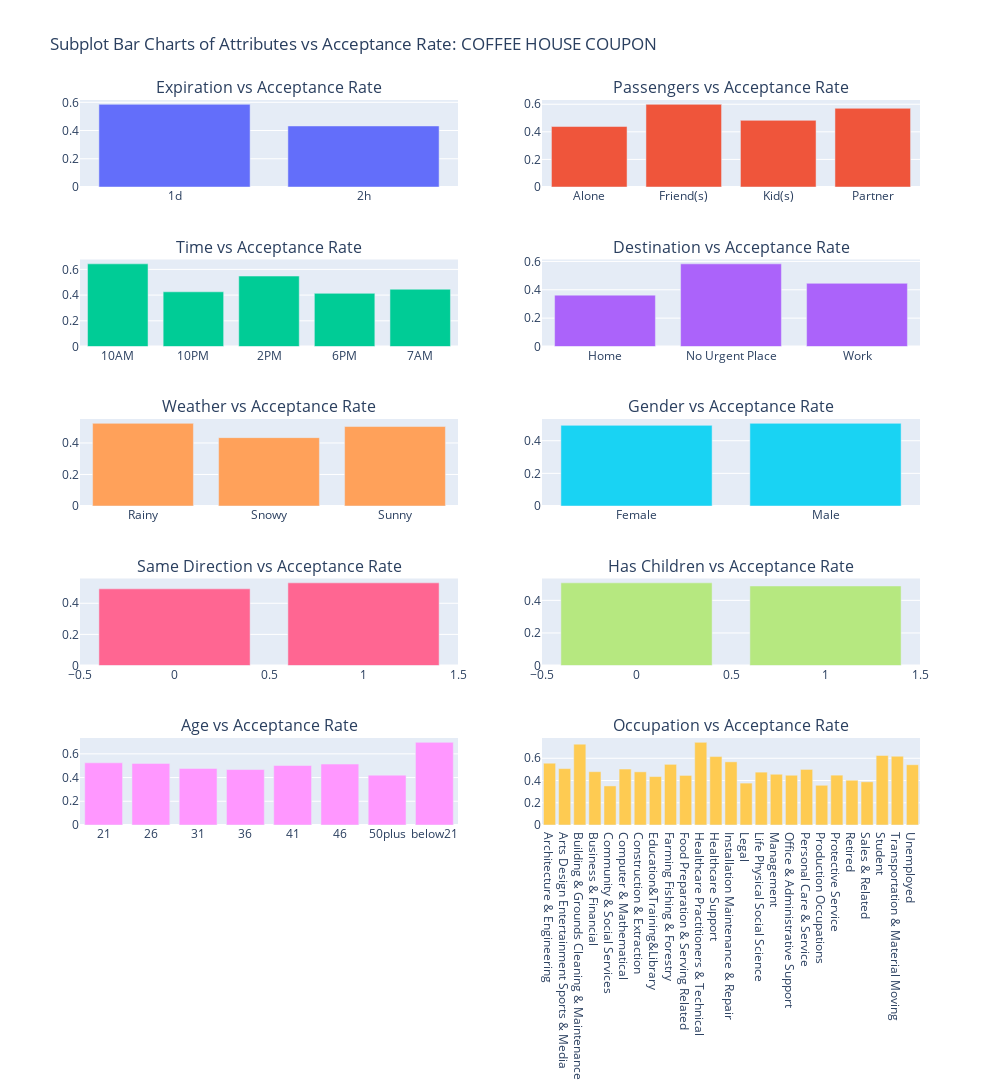

This figure's notebook cell:
### Markdown cell above
#### Explore COFFEE HOUSE coupon acceptance vs various attributes.  This coupon type had the highest proportion of offers relative to other coupon types so improvement on coffee house coupon acceptance could have an outpaced impact to program performance.

### Code cell
# Calculate mean response for each feature:  COFFEE HOUSE

mean_response_cat1 = data.query('coupon == "Coffee House"').groupby('expiration')['Y'].mean().reset_index()
mean_response_cat2 = data.query('coupon == "Coffee House"').groupby('passanger')['Y'].mean().reset_index()
mean_response_cat3 = data.query('coupon == "Coffee House"').groupby('time')['Y'].mean().reset_index()
mean_response_cat4 = data.query('coupon == "Coffee House"').groupby('destination')['Y'].mean().reset_index()
mean_response_cat5 = data.query('coupon == "Coffee House"').groupby('weather')['Y'].mean().reset_index()
mean_response_cat6 = data.query('coupon == "Coffee House"').groupby('gender')['Y'].mean().reset_index()
mean_response_cat7 = data.query('coupon == "Coffee House"').groupby('direction_same')['Y'].mean().reset_index()
mean_response_cat8 = data.query('coupon == "Coffee House"').groupby('has_children')['Y'].mean().reset_index()
mean_response_cat9 = data.query('coupon == "Coffee House"').groupby('age')['Y'].mean().reset_index()
mean_response_cat10 = data.query('coupon == "Coffee House"').groupby('occupation')['Y'].mean().reset_index()


# Create a 5X2 subplot grid
fig = make_subplots(rows=5, cols=2, subplot_titles=('Expiration vs Acceptance Rate', 
                                                    'Passengers vs Acceptance Rate', 
                                                    'Time vs Acceptance Rate', 
                                                    'Destination vs Acceptance Rate', 
                                                    'Weather vs Acceptance Rate',
                                                    'Gender vs Acceptance Rate',
                                                     'Same Direction vs Acceptance Rate',
                                                    'Has Children vs Acceptance Rate',
                                                    'Age vs Acceptance Rate',
                                                    'Occupation vs Acceptance Rate',
                                                   
                                                   ))

# Add bar charts to the subplots
fig.add_trace(
    go.Bar(x=mean_response_cat1['expiration'], y=mean_response_cat1['Y'], name='expiration'),
    row=1, col=1
)

fig.add_trace(
    go.Bar(x=mean_response_cat2['passanger'], y=mean_response_cat2['Y'], name='passanger'),
    row=1, col=2
)
fig.add_trace(
    go.Bar(x=mean_response_cat3['time'], y=mean_response_cat3['Y'], name='time'),
    row=2, col=1
)

fig.add_trace(
    go.Bar(x=mean_response_cat4['destination'], y=mean_response_cat4['Y'], name='destination'),
    row=2, col=2
)
fig.add_trace(
    go.Bar(x=mean_response_cat5['weather'], y=mean_response_cat5['Y'], name='weather'),
    row=3, col=1
)
fig.add_trace(
    go.Bar(x=mean_response_cat6['gender'], y=mean_response_cat6['Y'], name='gender'),
    row=3, col=2
)
fig.add_trace(
    go.Bar(x=mean_response_cat7['direction_same'], y=mean_response_cat7['Y'], name='direction_same'),
    row=4, col=1
)
fig.add_trace(
    go.Bar(x=mean_response_cat8['has_children'], y=mean_response_cat8['Y'], name='has_children'),
    row=4, col=2
)
fig.add_trace(
    go.Bar(x=mean_response_cat9['age'], y=mean_response_cat9['Y'], name='age'),
    row=5, col=1
)
fig.add_trace(
    go.Bar(x=mean_response_cat10['occupation'], y=mean_response_cat10['Y'], name='occupation'),
    row=5, col=2
)

fig.update_layout(
    height=1600,
    width=1000,
    title_text='Subplot Bar Charts of Attributes vs Acceptance Rate: COFFEE HOUSE COUPON',
    showlegend=False
)

# Display the figure
fig.show()

### Figure 1 — Plotly figure (JSON) as saved in the notebook; plotly's stock layout.template omitted (floating-point values rounded to 4 significant figures)
{"data": [{"name": "expiration", "type": "bar", "x": ["1d", "2h"], "xaxis": "x", "y": [0.5855, 0.4324], "yaxis": "y"}, {"name": "passanger", "type": "bar", "x": ["Alone", "Friend(s)", "Kid(s)", "Partner"], "xaxis": "x2", "y": [0.4384, 0.5992, 0.4831, 0.5705], "yaxis": "y2"}, {"name": "time", "type": "bar", "x": ["10AM", "10PM", "2PM", "6PM", "7AM"], "xaxis": "x3", "y": [0.6432, 0.4257, 0.5481, 0.4136, 0.4457], "yaxis": "y3"}, {"name": "destination", "type": "bar", "x": ["Home", "No Urgent Place", "Work"], "xaxis": "x4", "y": [0.3622, 0.5828, 0.4457], "yaxis": "y4"}, {"name": "weather", "type": "bar", "x": ["Rainy", "Snowy", "Sunny"], "xaxis": "x5", "y": [0.5244, 0.4338, 0.5043], "yaxis": "y5"}, {"name": "gender", "type": "bar", "x": ["Female", "Male"], "xaxis": "x6", "y": [0.4941, 0.5065], "yaxis": "y6"}, {"name": "direction_same", "type": "bar", "x": [0, 1], "xaxis": "x7", "y": [0.4929, 0.5314], "yaxis": "y7"}, {"name": "has_children", "type": "bar", "x": [0, 1], "xaxis": "x8", "y": [0.5076, 0.4884], "yaxis": "y8"}, {"name": "age", "type": "bar", "x": ["21", "26", "31", "36", "41", "46", "50plus", "below21"], "xaxis": "x9", "y": [0.5243, 0.5194, 0.4767, 0.4677, 0.5015, 0.5136, 0.4202, 0.6968], "yaxis": "y9"}, {"name": "occupation", "type": "bar", "x": ["Architecture & Engineering", "Arts Design Entertainment Sports & Media", "Building & Grounds Cleaning & Maintenance", "Business & Financial", "Community & Social Services", "Computer & Mathematical", "Construction & Extraction", "Education&Training&Library", "Farming Fishing & Forestry", "Food Preparation & Serving Related", "Healthcare Practitioners & Technical", "Healthcare Support", "Installation Maintenance & Repair", "Legal", "Life Physical Social Science", "Management", "Office & Administrative Support", "Personal Care & Service", "Production Occupations", "Protective Service", "Retired", "Sales & Related", "Student", "Transportation & Material Moving", "Unemployed"], "xaxis": "x10", "y": [0.5556, 0.5072, 0.7273, 0.4795, 0.3514, 0.5033, 0.4783, 0.4358, 0.5455, 0.4458, 0.7432, 0.6154, 0.5682, 0.3768, 0.4754, 0.4564, 0.4474, 0.5, 0.3571, 0.4483, 0.4024, 0.3884, 0.6253, 0.6184, 0.5421], "yaxis": "y10"}], "layout": {"annotations": [{"font": {"size": 16}, "showarrow": false, "text": "Expiration vs Acceptance Rate", "x": 0.225, "xanchor": "center", "xref": "paper", "y": 1, "yanchor": "bottom", "yref": "paper"}, {"font": {"size": 16}, "showarrow": false, "text": "Passengers vs Acceptance Rate", "x": 0.775, "xanchor": "center", "xref": "paper", "y": 1, "yanchor": "bottom", "yref": "paper"}, {"font": {"size": 16}, "showarrow": false, "text": "Time vs Acceptance Rate", "x": 0.225, "xanchor": "center", "xref": "paper", "y": 0.78, "yanchor": "bottom", "yref": "paper"}, {"font": {"size": 16}, "showarrow": false, "text": "Destination vs Acceptance Rate", "x": 0.775, "xanchor": "center", "xref": "paper", "y": 0.78, "yanchor": "bottom", "yref": "paper"}, {"font": {"size": 16}, "showarrow": false, "text": "Weather vs Acceptance Rate", "x": 0.225, "xanchor": "center", "xref": "paper", "y": 0.56, "yanchor": "bottom", "yref": "paper"}, {"font": {"size": 16}, "showarrow": false, "text": "Gender vs Acceptance Rate", "x": 0.775, "xanchor": "center", "xref": "paper", "y": 0.56, "yanchor": "bottom", "yref": "paper"}, {"font": {"size": 16}, "showarrow": false, "text": "Same Direction vs Acceptance Rate", "x": 0.225, "xanchor": "center", "xref": "paper", "y": 0.34, "yanchor": "bottom", "yref": "paper"}, {"font": {"size": 16}, "showarrow": false, "text": "Has Children vs Acceptance Rate", "x": 0.775, "xanchor": "center", "xref": "paper", "y": 0.34, "yanchor": "bottom", "yref": "paper"}, {"font": {"size": 16}, "showarrow": false, "text": "Age vs Acceptance Rate", "x": 0.225, "xanchor": "center", "xref": "paper", "y": 0.12, "yanchor": "bottom", "yref": "paper"}, {"font": {"size": 16}, "showarrow": false, "text": "Occupation vs Acceptance Rate", "x": 0.775, "xanchor": "center", "xref": "paper", "y": 0.12, "yanchor": "bottom", "yref": "paper"}], "height": 1600, "showlegend": false, "title": {"text": "Subplot Bar Charts of Attributes vs Acceptance Rate: COFFEE HOUSE COUPON"}, "width": 1000, "xaxis": {"anchor": "y", "autorange": true, "domain": [0, 0.45], "range": [-0.5, 1.5], "type": "category"}, "xaxis10": {"anchor": "y10", "autorange": true, "domain": [0.55, 1], "range": [-0.5, 24.5], "type": "category"}, "xaxis2": {"anchor": "y2", "autorange": true, "domain": [0.55, 1], "range": [-0.5, 3.5], "type": "category"}, "xaxis3": {"anchor": "y3", "autorange": true, "domain": [0, 0.45], "range": [-0.5, 4.5], "type": "category"}, "xaxis4": {"anchor": "y4", "autorange": true, "domain": [0.55, 1], "range": [-0.5, 2.5], "type": "category"}, "xaxis5": {"anchor": "y5", "autorange": true, "domain": [0, 0.45], "range": [-0.5, 2.5], "type": "category"}, "xaxis6": {"anchor": "y6", "autorange": true, "domain": [0.55, 1], "range": [-0.5, 1.5], "type": "category"}, "xaxis7": {"anchor": "y7", "autorange": true, "domain": [0, 0.45], "range": [-0.5, 1.5], "type": "linear"}, "xaxis8": {"anchor": "y8", "autorange": true, "domain": [0.55, 1], "range": [-0.5, 1.5], "type": "linear"}, "xaxis9": {"anchor": "y9", "autorange": true, "domain": [0, 0.45], "range": [-0.5, 7.5], "type": "category"}, "yaxis": {"anchor": "x", "autorange": true, "domain": [0.88, 1], "range": [0, 0.6163], "type": "linear"}, "yaxis10": {"anchor": "x10", "autorange": true, "domain": [0, 0.12], "range": [0, 0.7824], "type": "linear"}, "yaxis2": {"anchor": "x2", "autorange": true, "domain": [0.88, 1], "range": [0, 0.6307], "type": "linear"}, "yaxis3": {"anchor": "x3", "autorange": true, "domain": [0.66, 0.78], "range": [0, 0.677], "type": "linear"}, "yaxis4": {"anchor": "x4", "autorange": true, "domain": [0.66, 0.78], "range": [0, 0.6135], "type": "linear"}, "yaxis5": {"anchor": "x5", "autorange": true, "domain": [0.44, 0.56], "range": [0, 0.552], "type": "linear"}, "yaxis6": {"anchor": "x6", "autorange": true, "domain": [0.44, 0.56], "range": [0, 0.5331], "type": "linear"}, "yaxis7": {"anchor": "x7", "autorange": true, "domain": [0.22, 0.34], "range": [0, 0.5593], "type": "linear"}, "yaxis8": {"anchor": "x8", "autorange": true, "domain": [0.22, 0.34], "range": [0, 0.5343], "type": "linear"}, "yaxis9": {"anchor": "x9", "autorange": true, "domain": [0, 0.12], "range": [0, 0.7334], "type": "linear"}}}
